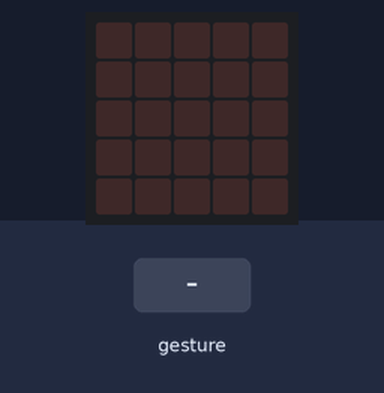
A program run on a simulated BBC micro:bit (MakeCode). Shown: the board's 5×5 LED display. The inputs (shaded band) are chosen by the test bench. Random numbers come from a fixed seed; a tilt is held for 1.5 s and a shake lasts 1 s, then the board lies face up again.

Above: at 1.2 s.
1.3 s: gesture 'shake'
At 2.3 s:
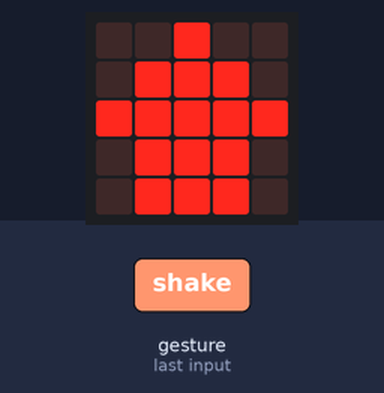
3.0 s: gesture 'shake'
At 3.6 s:
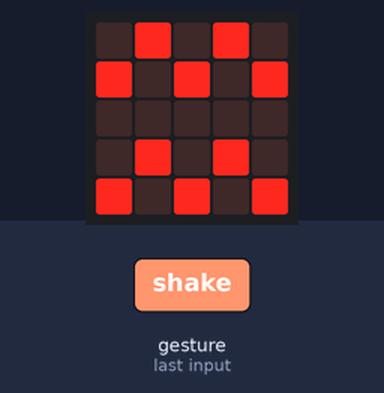
4.7 s: gesture 'shake'
At 6.1 s:
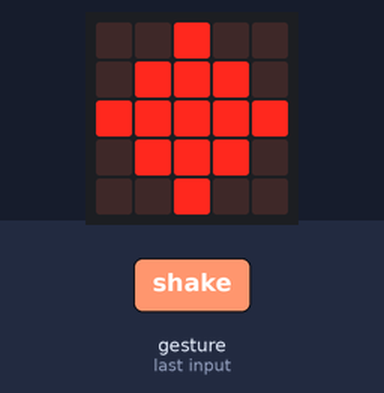
6.4 s: gesture 'shake'
At 7.4 s:
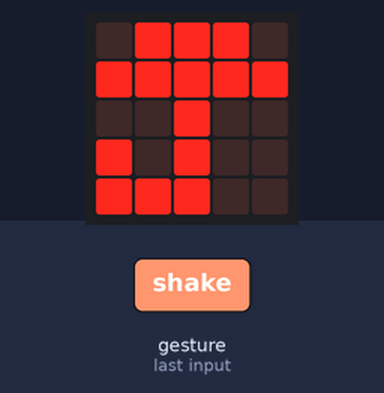
Timing chart, 0 to 9.1 s (numbered marks = the images above; inputs shaded):
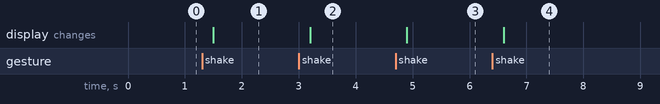

The program:

main.ts
```typescript
let numero = 0
input.onGesture(Gesture.Shake, function () {
    numero = randint(1, 6)
    if (numero == 1) {
        basic.showLeds(`
            . . # . .
            . # # # .
            # # # # #
            . # # # .
            . . # . .
            `)
    }
    if (numero == 2) {
        basic.showLeds(`
            . . # . .
            . # # # .
            # # # # #
            . # # # .
            . # # # .
            `)
    }
    if (numero == 3) {
        basic.showLeds(`
            . # # # .
            # # # # #
            . . # . .
            # . # . .
            # # # . .
            `)
    }
    if (numero == 4) {
        basic.showLeds(`
            # . . . #
            . # . # .
            . . # . .
            . # . # .
            # . . . #
            `)
    }
    if (numero == 5) {
        basic.showLeds(`
            . # . # .
            # . # . #
            . . . . .
            . # . # .
            # . # . #
            `)
    }
    if (numero == 6) {
        basic.showLeds(`
            . . . . #
            . # . # .
            # # # . .
            # # # # .
            # # # . .
            `)
    }
})
```

test.ts
```typescript
// aquí va el archivo "tests"; esto no se compilará cuando este paquete se utilice como una extensión.
```

Measured:
- after the input at 1.3 s, the display: changes after 0.20 s (image 1)
- after the input at 3.0 s, the display: changes after 0.20 s (image 2)
- after the input at 4.7 s, the display: changes after 0.20 s (image 3)
- after the input at 6.4 s, the display: changes after 0.20 s (image 4)
